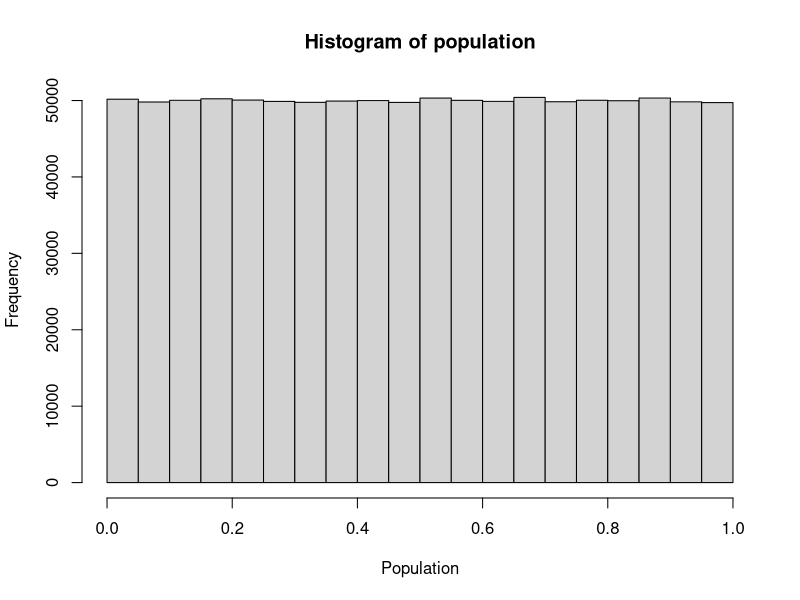
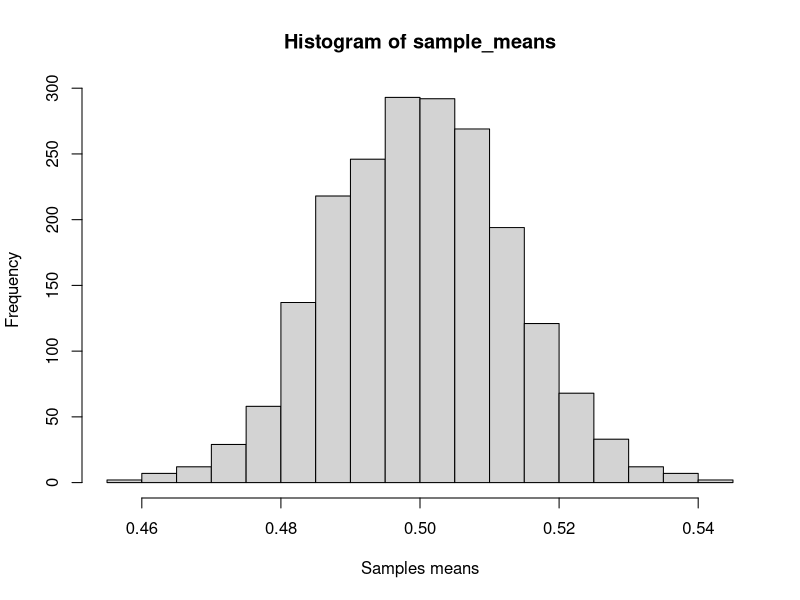

Here is the R script that generated these plots, in order: (Note: this script raises an error after producing the figures.)
library("e1071")
library("MASS")

### 1. Probability theory techniques

## 1.1 Creating data samples
# LO:   Create random sample of data using simple and stratified approach.
#       Retrieve a random sample from a data frame.
#       Produce a random sample from normal, t, binomial and chi-squared distributions.

    # Simple random sampling
    sample(1:100, 5)
    
    # stratified sampling
    library("dplyr")
    set.seed(1)
    
    sample_iris <- iris %>%
        group_by(Species) %>%
        sample_n(10)
    
    # random permutation of a vector
    sample(1:10)
    
    # distributions
    # rnorm etc.

## 1.2 Probability of discrete and continuous distributions
# LO:   Compute probabilities and convert probabilities to quantiles.
#       Plot frequency charts and histograms.
    
dnorm(0)
pnorm(0)
qnorm(0.5)
rnorm(4)
    # and:
    # dt, pt, qt, rt | t distribution
    # dbinom, pbinom, qbinom, rbinom | Binomial distribution
    # dchisq, pchisq, qchisq, rchisq | Chi-Squared distribution
    # set.seed() for reproducibility

## 1.3 Central tendency, variation and shape measures
# LO:   Compute central tendency, variation and shape measures for a sample of data.

heights <- c(160, 170, 168, 172, 165, 180)

mean(heights)
median(heights)

var(heights)
sd(heights)

quantile(heights)

skewness(heights)
kurtosis(heights)    

### 2 Statistical tests

## 2.1 Confidence intervals
# LO:   Compute a confidence interval for a mean of a given sample of data.
    # forming a confidence interval for a mean
    x <- sample(1:1000, 50)
    t.test(x)
    
## 2.2 Cental Limit Theorem
# LO:   Demonstrate Central Limit Theorem on an example.
    population <- runif(10^6)
    
    sample_means <- colMeans(matrix(population, ncol = 2000))
    
    hist(population, xlab = "Population")
    hist(sample_means, xlab = "Samples means")
    
## 2.3 Hypothesis testing
# LO:   Apply t-Test to test the mean of a sample and to compare two means.
#       Apply Shapiro test to check normality of data.
    
    x <- rnorm(100)
    
    # testing the mean of a sample (t Test)
    t.test(x, mu = 0)
    
    # testing for normality
    shapiro.test(x)    
    
    # Comparing two means
    y <- rnorm(200)
    t.test(x, y)
    
## 2.4 Comparing more means (one-way ANOVA)
# LO:   Analyze if the groups have significantly different means.
    
oneway.test(x ~ f)
    
### 3. Regression
    
## 3.1 Covariance and correlation
# LO:   Compute correlation and covariance of two datasets.
#       Plot scatterplot of paired observations.
    
cor(x, y)
cov(x, y)

## 3.2 Linear regression
# LO:   Compute a linear regression model.
#       Explain obtained regression statistics.

    # simple linear regression
    y <- rnorm(100, 10, 20)
    x <- rnorm(100)
    m_s <- lm(y ~ x)    
    
    # multiple linear regression
    u <- rnorm(100, 5, 10)
    v <- rnorm(100, 2, 3)
    m_m <- lm(y ~ x + v + u)
    
    # regression statistics
    summary(m_s)
    
## 3.3 Evaluate regression model
# LO:   Predict values based on a linear model.
#       Evaluate correctness of predicted values.

    
## 3.4 Logistic regression
# LO:   Compute logistic regression model.

### 4 Interview tricks
    
## 4.1 Sneak peak into the data
# LO:   Display few rows a data frame.
#       Compute summary of a data frame.
    
    head(x)
    tail(x)
    
    # binning your data
    x <- rnorm(1000)
    breaks <- c(-3, -2, -1, 0, 1, 2, 3)
    f <- cut(x, breaks)
    summary(f)
    
    class(x)
    mode(x)
    str(x)
    
## 4.2 Visualizing data
# LO:   Visualize data using various plot types.
    
    # plot one variable
    plot(x)
    boxplot(x)
    hist(x, prob = TRUE)
    lines(density(x))
    
    discrete_sample <- sample(1:20, 50, replace = TRUE)
    plot(table(discrete_sample))
    
    qqnorm(x)
    qqline(x)
    
        # graphics
        abline(a = 0, b = 1)
        
    # plot two variables
    x <- rnorm(100, 0, 1)
    y <- rnorm(100, 1, 0.5)
    plot(x, y)
    
    m <- lm(y ~ x)
    plot(y ~ x)
    abline(m)
    
## 4.3 Missing data
# LO:   Compute statistics omitting missing data.
    
    name <- c("Anna", "Ben", NA)
    age  <- c(21, NA, 33)
    sex  <- c("Female", "Male", "Female") 
    dt   <- data.frame(name, age, sex)
    
    is.na(dt)
    sum(is.na(dt))
    mean(is.na(dt))
    na.omit(dt)
    mean(age, na.rm = TRUE)

## 4.4 Putting it all together
# LO:   Combine various statistical techniques to 

# pre-loaded data for the exercise
    
set.seed(1)
sigma = matrix(c(25, 4, 4, 1), nrow = 2)
students <- as.data.frame(round(mvrnorm(n = 1000, mu = c(170, 15), Sigma = sigma)))
colnames(students) <- c("height", "age")
students$rand <- NULL
students$group <- NULL

# final exercise
    
# context:
# Let's combine together various statistical concepts which we have refreshed during the course. 
# The "students" dataset has been preloaded for this exercise and it contains students' age and height.
# Your task will be to analyze this dataset in preperation for your interview.
# Remember that you can divide data into random groups using various methods.
# In this exercise, please purse the method presented in the following example. Assume we've got 4 people:
# c("Anna", "Barbara", "Charlie", "David")
# Let's compute random numbers from range [1:4] and assign them to each person.
# sample(1:4)
# People with even numbers will form the first group and people with odd numbers the second.


# instructions:
# * Have a look at 6 first rows of "students" dataframe and compute quantiles and standard deviation of "age" variable.
# * Perform shapiro test to check normality of "height" variable and draw its histogram.
# * Divide all students into 3 random groups, draw boxplot presenting age splits by groups
#   and check if the means in groups are significantly different from each other using ANOVA.
# * Compute linear regression model (height explained by age) based on groups 1 and 2 and predict height of students in group 3.


    # Look at few first rows of the "students" dataframe 
    head(students)

    # Calculate qunatiles and standard deviation of "age" variable
    quantile(students$age)
    sd(students$age)
    
    # Check if height of students follows normal distribution using shapiro test
    shapiro.test(students$height)    
    
    # Draw a histogram of "height" variable
    hist(students$height)
    
    # Divide all students into three groups. 
    # Set seed equal 1 to ensure reproducibility
    set.seed(1)
    # Assign random number from range 1:1000 to variable "rand" in "students" dataframe
    students$rand <- sample(1:1000)
    # Assign the remainder of the division by 3 plus 1 as "group"
    students$group <- (students$rand %% 3) + 1
    
    # Draw boxplot of age split by groups
    boxplot(age ~ group, data = students)
    
    # Check if the means of groups are significantly different basing on one way ANOVA
    oneway.test(age ~ group, data = students)
    
    # Compute linear regression model explaining height by age based on groups 1 and 2
    m <- lm(height ~ age, data = subset(students, group < 3))

    # Draw scatterplot presenting height against age for groups 1 and 2 and add linear model's function
    plot(height ~ age, data = subset(students, group < 3))
    abline(m)
        
    # Predict height of the students in group 3
    predict(m, data = subset(students, group == 3))
    
    
### 2.4 ANOVA - screencast
# 
# 
